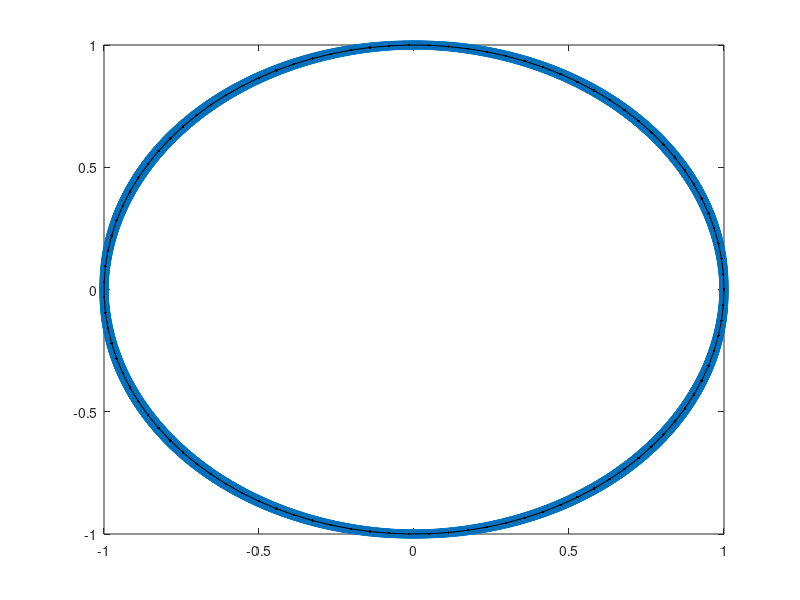

Recreate this plot in MATLAB. (Note: this script raises an error after producing the figure.)
%test_inudft: 
clear all
close all
%%
n  = 2^12;
m = 2*n; 
 nd = linspace(0, 2*pi, m+1); 
 nd = nd(1:end-1).'; 
 %nd = nd + (nd(2)-nd(1))*(.5)*rand(m, 1); 
 nd = exp(-1i*nd);
%nd = exp(-2i*pi*rand(m,1));
%x = pi*(1+clencurt(M-1)');
%x = clencurt(m); x = x(1:end-1);
%nd = exp(-1i*pi*(1+x)); %gets CC pts but leaves off redundant end



%clf
plot(nd, 'x')
hold on
plot(exp(1i*linspace(0, 2*pi, 100)), '.-k');

%%
%b = rand(m,1); %rhs 
vt = rand(n,1);
V = nd.^(0:n-1);
b = V*vt;

v = INUDFT(nd,n,b);
norm(v - vt)/norm(vt)
